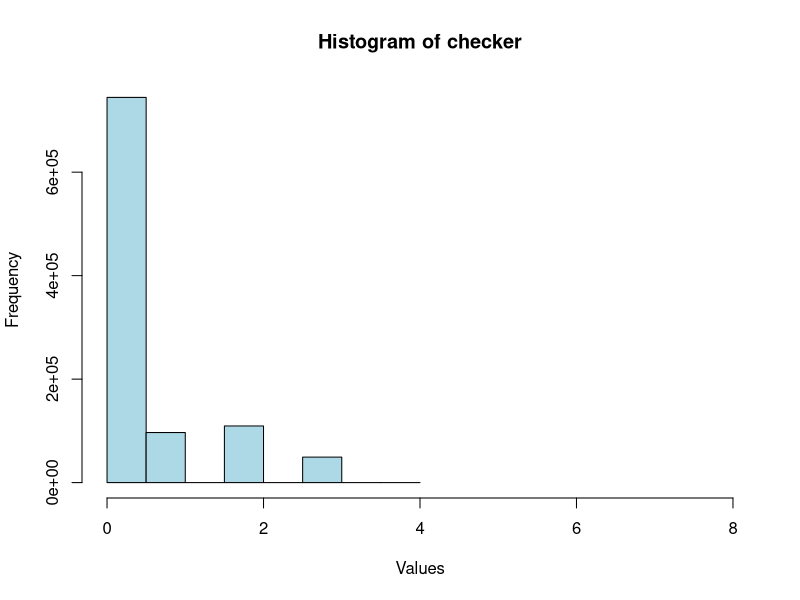
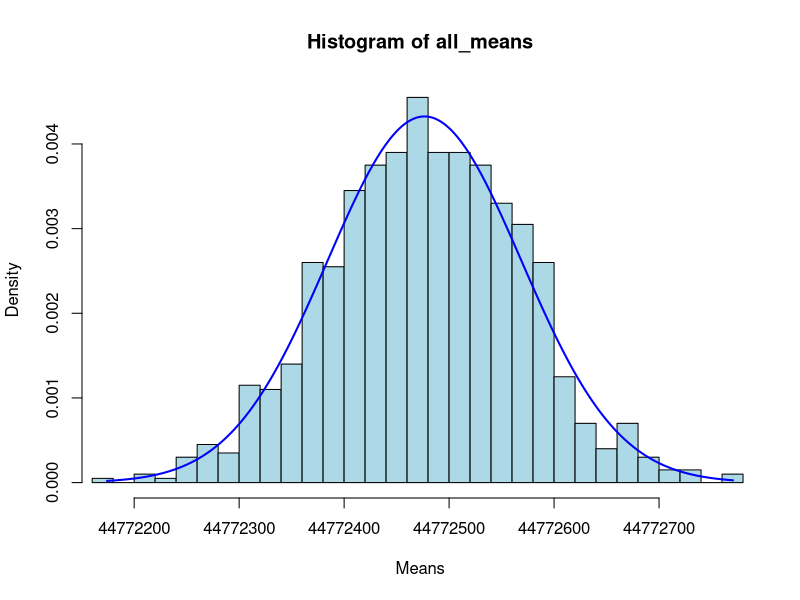
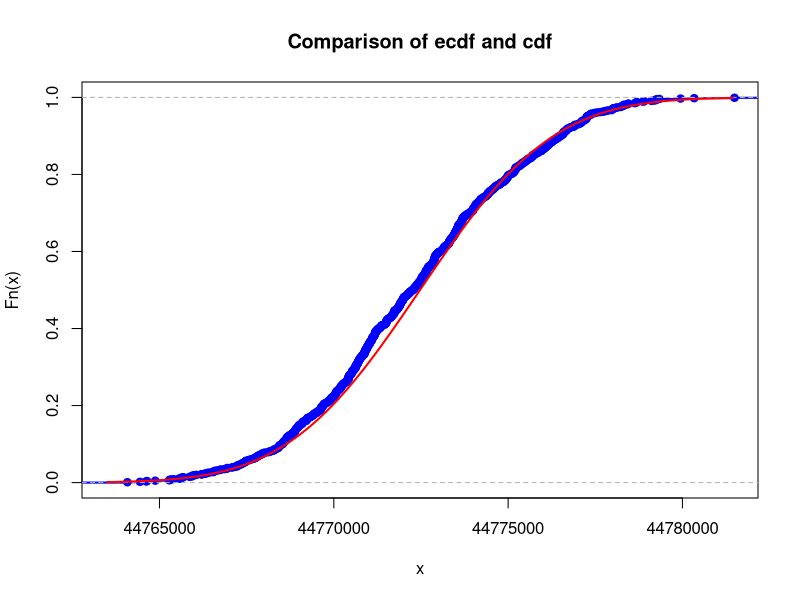
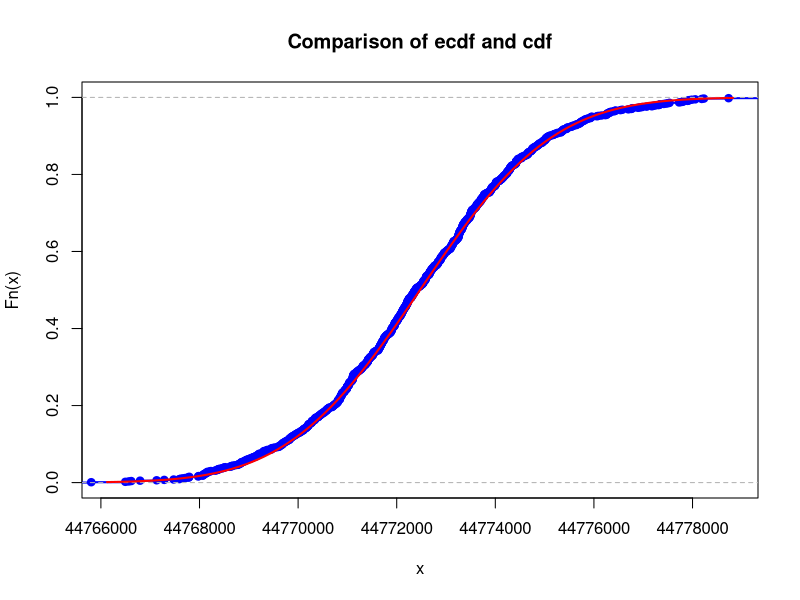
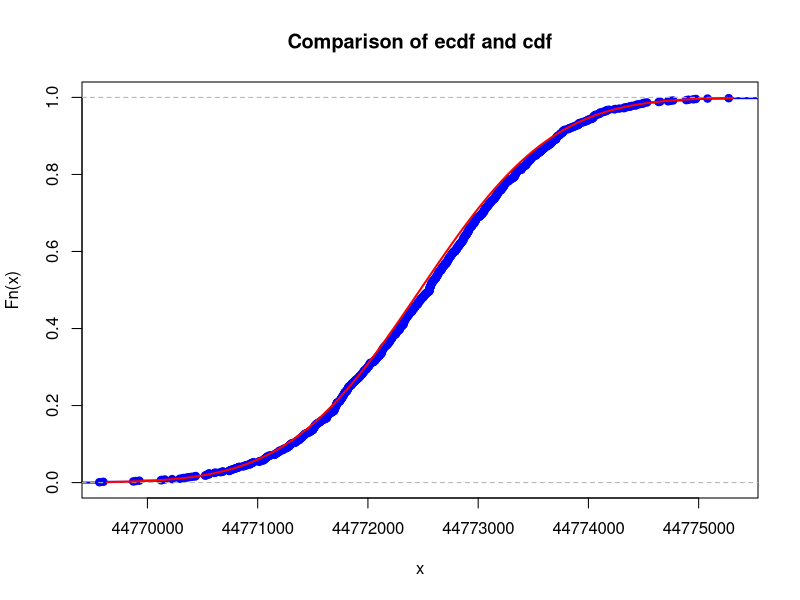
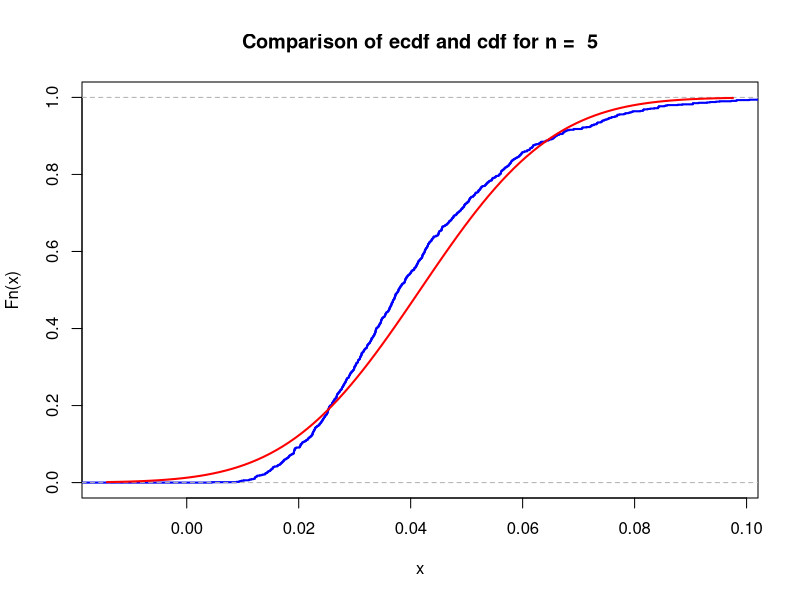
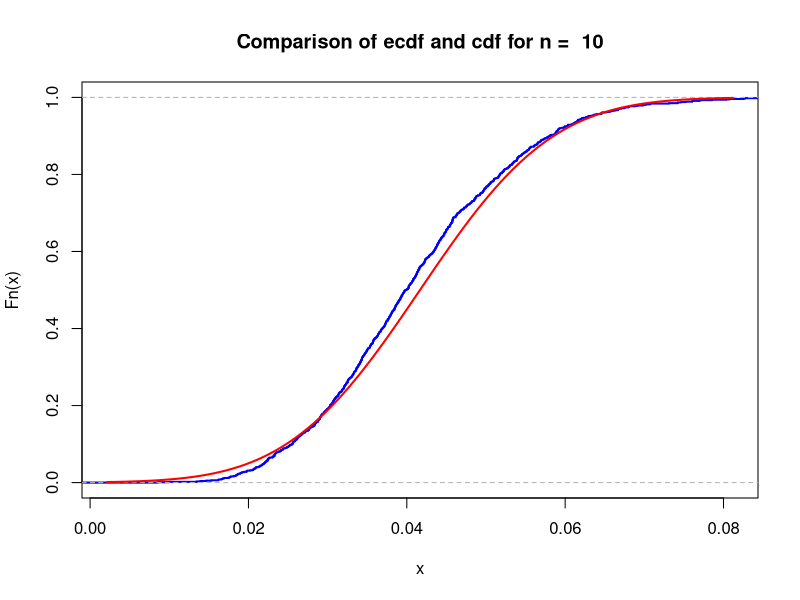
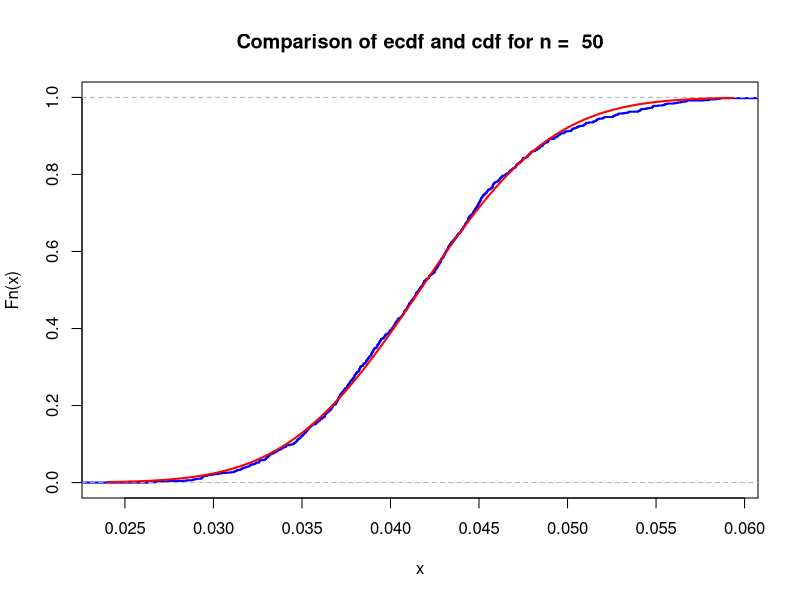

These charts were generated, in order, by the following R code:
## ---- chunk 1
# your team id number 
                          ###
id <- 14                 ### Change to the correct id!
                          ###
set.seed(id)
p <- id/100

N_exps <- 1000000
# matrices G and H
G <- matrix(c(1, 1, 1, 0, 0, 0, 0,
		1, 0, 0, 1, 1, 0, 0,
		0, 1, 0, 1, 0, 1, 0,
		1, 1, 0, 1, 0, 0, 1), nrow = 4, byrow = TRUE)
H <- t(matrix(c(1, 0, 1, 0, 1, 0, 1,
		0, 1, 1, 0, 0, 1, 1,
		0, 0, 0, 1, 1, 1, 1), nrow = 3, byrow = TRUE))
# cat("The matrix G is: \n") 
#G  
#cat("The matrix H is: \n") 
#H
#cat("The product GH must be zero: \n")
#(G%*%H) %%2
## ---- chunk 2
# generate N messages

message_generator <- function(N) {
  matrix(sample(c(0,1), 4*N, replace = TRUE), nrow = N)
}  
messages <- message_generator(N_exps)
codewords <- (messages %*% G) %% 2

## ---- chunk 3
errors_generator <- function(N) {
  matrix(sample(c(0,1), 7*N, replace = TRUE, prob = c(1-p, p)), nrow = N)
}  
errors <- errors_generator(N_exps)
received <- (errors + codewords) %% 2

## ---- chunk 4
corrector <- function(received_m, H_m){
  syndrom_vector <- (received_m %*% H_m) %% 2
  for(row in 1:nrow(received_m)){
    to_correct_ind = syndrom_vector[row, 1] + 2 * syndrom_vector[row, 2] + 4 * syndrom_vector[row, 3]
    if (to_correct_ind > 0){
      received_m[row, to_correct_ind] <- (received_m[row, to_correct_ind] + 1) %%2
    }
  }
  return(received_m)
}

decoder <- function(corrected_m){
  return(cbind(corrected_m[,3], corrected_m[, 5:7]))
}

received_corrected <- corrector(received, H)
decoded <- decoder(received_corrected)
## ---- chunk 5
checker <- rowSums(abs(messages - decoded))
n_correct <- length(checker[checker == 0])
P_correct <- n_correct/N_exps
P_correct
## ---- chunk 6
E_I <- P_correct
Var_I <- E_I - E_I * E_I
Std_I <- sqrt(Var_I)
Std_I
## ---- chunk 7
#n_errs <- rowSums(errors)
table(checker)
tabulate(checker)
hist(checker,
     breaks = 7,
    #breaks = seq(0.5,6.6),
     col = "lightblue",
     xlab = "Values",
     xlim = c(0,8)
     )
## ---- chunk 8
mass <- 14 * 10 ** -6
lambda <- log(2) / (30.1 * 365 * 24 * 60 * 60)  # calculated the activity of
# the element by deviding log(2) by 30.1 years in seconds
N <- (mass / 137) * 6 * 10^23     #  the number of atoms is calculated
#  136.907  is the molar (atomic) mass of the element
# 6 × 10**23 is the Avogadro constant
# and 14 * 10 ** -6 is a mass of the sample
mu <- N * lambda # Parameter of Poisson distribution
K <- 1e3
n <- 5


sample_means <- colMeans(matrix(rpois(n * K, lambda = mu), nrow = n))
all_means <- replicate(K, mean(colMeans(matrix(rpois(n * K, lambda = mu), nrow = n))))
hist(all_means,
     probability = TRUE,
     breaks = 25,
     col = "lightblue",
     xlab = "Means",
     xlim = c(min(all_means), max(all_means))
    )

x <- seq(min(all_means), max(all_means), by = .01)
lines(x, dnorm(x, mean = mean(all_means), sd = sd(all_means)), col ="blue", lwd = 2)
## ---- chunk 9
mu <- mu
sigma <- sd(sample_means)
print(sigma)
## ---- chunk 10
list_of_n <- list(5, 10, 50)
K <- 1e3
for (n in list_of_n){
    sigma <-  sqrt(mu / n)
    sample_means <- colMeans(matrix(rpois(n * K, lambda = mu), nrow = n))

    stand_norm <- pnorm(sample_means, mu, sigma)

    xlims <- c(mu - 3 * sigma, mu + 3 * sigma)
    Fs <- ecdf(sample_means)
    plot(Fs,
        xlim = xlims,
        ylim = c(0, 1),
        col = "blue",
        lwd = 2,
        main = "Comparison of ecdf and cdf")
    curve(pnorm(x, mean = mu, sd = sigma), col = "red", lwd = 2, add = TRUE)
    diference <- max(abs((Fs(sample_means) - pnorm(sample_means, mu, sigma))))
    print(n)
    print(diference)
}
# As we know, the difference should be smaller with bigger numbers.
# But as we can see, it doesn't look so always.
# That is because we don`t know how big the number must be.
# But still, ECDF is pretty accurate in approximating CDF.
## ---- chunk 11
n <- 5
colum_sum <- colSums(matrix(rpois(n * K, lambda = mu), nrow = n))
condit <- length(which(colum_sum > 8e8))
print(condit)
## ---- chunk 12
print(((8 * 10^8) * 0.05) / 44772472)
## ---- chunk 13
n <- 17
colum_sum <- colSums(matrix(rpois(n * K, lambda = mu), nrow = n))
condit <- length(which(colum_sum > 8e8))
print(condit)
print("satisfy")
## ---- chunk 14
n <- 18
colum_sum <- colSums(matrix(rpois(n * K, lambda = mu), nrow = n))
condit <- length(which(colum_sum > 8e8))
print(condit)
print("does not satisfy")
## ---- chunk 15
nu1 <- id + 10
K <- 1e3
ns <- c(5, 10, 50)

sample_means <- colMeans(matrix(rexp(5*K, rate = nu1), nrow=5))
## ---- chunk 16
# mu <- 1 / nu1
# sigma <- mu / sqrt(n)
## ---- chunk 17
for (n in ns) {
  sample_means <- colMeans(matrix(rexp(n*K, rate = nu1), nrow=n))
  
  mu <- 1 / nu1
  sigma <- mu / sqrt(n)
  
  xlims <- c(mu-3*sigma,mu+3*sigma)
  Fs <- ecdf(sample_means)
  
  title <- paste("Comparison of ecdf and cdf for n = ", toString(n))
  
  plot(Fs, 
       xlim = xlims, 
       col = "blue",
       lwd = 2,
       main = title)
  
  curve(pnorm(x, mean = mu, sd = sigma), col = "red", lwd = 2, add = TRUE)
}
## ---- chunk 18
mu <- 1 / nu1

for (n in ns) {
  sigma <- mu / sqrt(n)

  table <- seq(mu-3*sigma, mu+3*sigma, length.out=200)
  
  print(paste("Maximal difference between the two c.d.f ' s for n =", n))
  
  print(max(abs(ecdf(sample_means)(table) - pnorm(table, mean=mu, sd=sigma))))
}
## ---- chunk 19
x <- 1:5
results <- c()

for (N in seq(min(x), max(x), len=1000)) {
  res = pnorm((nu1 * N - 100) / 10)
  
  if (res >= 0.04 && res <= 0.05) {
    results <- append(results, c(res, N))
  }
}

max(results)
## ---- chunk 20
N <- 3
nu = nu1 * N

sample = replicate(1000, sum(rexp(100, rate = nu)))

paste("the probability that the location is identified as safe is", probability = sum(sample > 1) / 1000)
